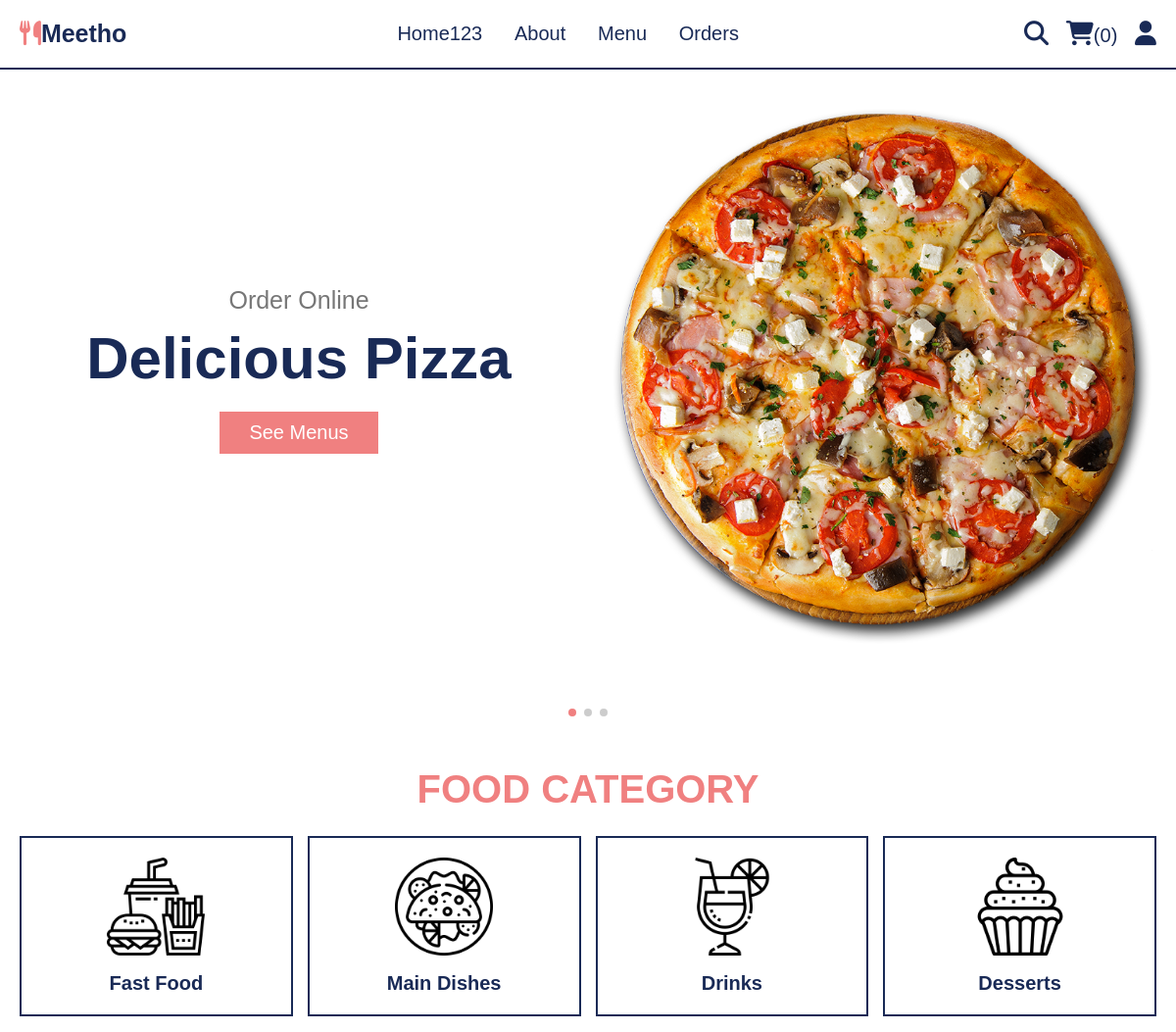
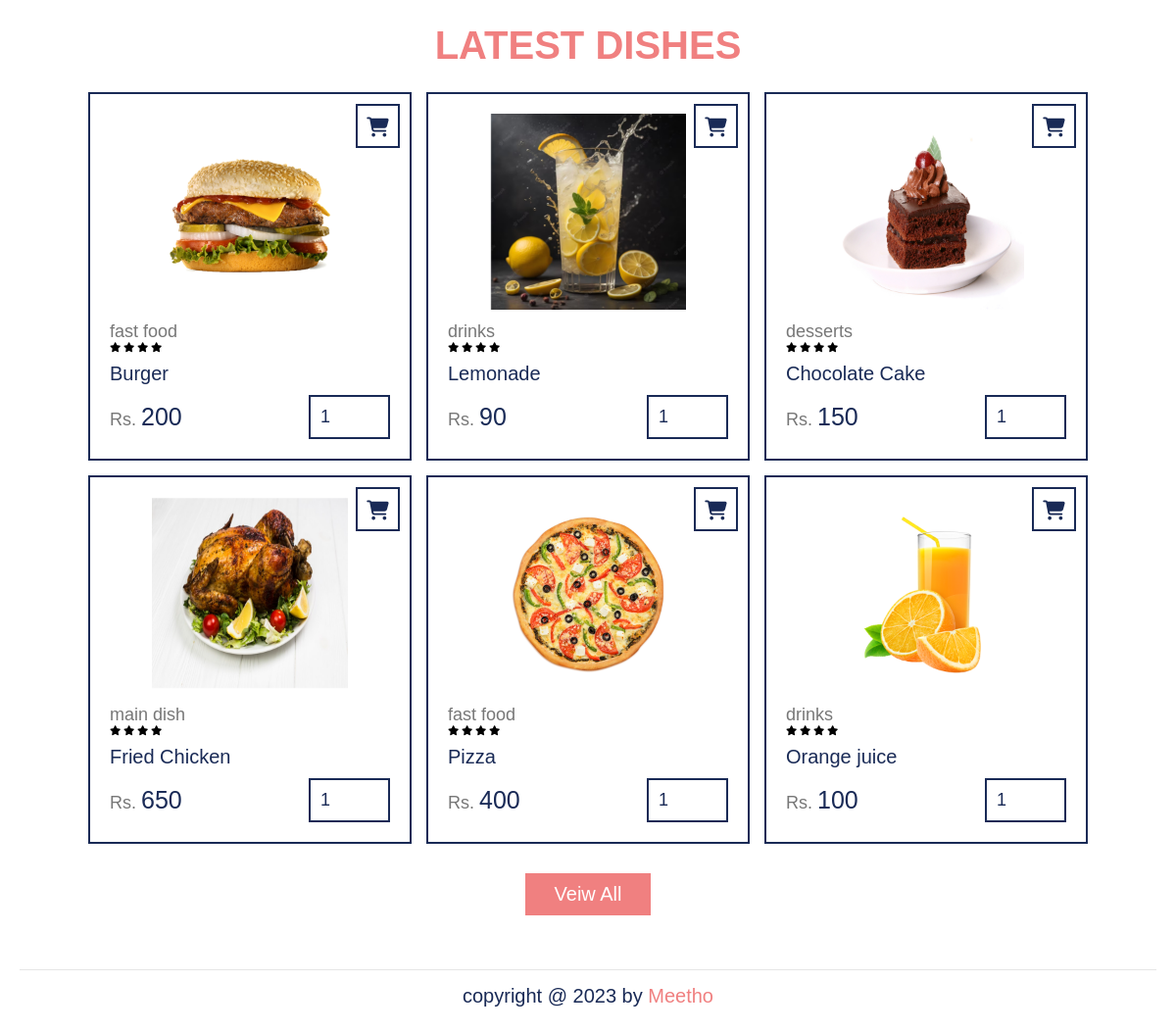
The app's page /home.php with its own data (2 pictures, top to bottom).
### tables this page shows
CREATE TABLE `products` (
  `id` int(100) NOT NULL,
  `name` varchar(100) NOT NULL,
  `category` varchar(100) NOT NULL,
  `price` int(10) NOT NULL,
  `image` varchar(100) NOT NULL
);

### home.php (the view, shortened to what this page needs)
<?php
include 'components/connect.php';
?>
<!DOCTYPE html>
<html lang="en">
<head>
   <link rel="stylesheet" href="https://unpkg.com/swiper@8/swiper-bundle.min.css" />
   <link rel="stylesheet" href="https://cdnjs.cloudflare.com/ajax/libs/font-awesome/6.1.1/css/all.min.css">
   <link rel="stylesheet" href="css/style.css">
</head>
<body>
<?php include 'components/user_header.php'; ?>
<section class="home">
   <div class="swiper home-slider">
      <div class="swiper-wrapper">
         <div class="swiper-slide ">
            <div class="content">
               <span>Order Online</span>
               <h3>delicious pizza</h3>
               <a href="menu.php" class="btn">see menus</a>
            </div>
            <div class="image">
               <img src="images/home-img-1.png" alt="">
            </div>
         </div>
         <div class="swiper-slide ">
            <div class="content">
               <span>Order Online</span>
               <h3>chezzy hamburger</h3>
               <a href="menu.html" class="btn">see menus</a>
            </div>
            <div class="image">
               <img src="images/home-img-2.png" alt="">
            </div>
         </div>
         <div class="swiper-slide ">
            <div class="content">
               <span>Order Online</span>
               <h3>Fried chicken</h3>
               <a href="menu.html" class="btn">see menus</a>
            </div>
            <div class="image">
               <img src="images/home-img-3.png" alt="">
            </div>
         </div>
      </div>
      <div class="swiper-pagination"></div>
   </div>
</section>
<section class="category">
   <h1 class="title">food category</h1>
   <div class="box-container">
      <a href="category.php?category=fast food" class="box">
         <img src="images/cat-1.png" alt="">
         <h3>fast food</h3>
      </a>
      <a href="category.php?category=main dish" class="box">
         <img src="images/cat-2.png" alt="">
         <h3>main dishes</h3>
      </a>
      <a href="category.php?category=drinks" class="box">
         <img src="images/cat-3.png" alt="">
         <h3>drinks</h3>
      </a>
      <a href="category.php?category=desserts" class="box">
         <img src="images/cat-4.png" alt="">
         <h3>desserts</h3>
      </a>
   </div>
</section>
<section class="products">
   <h1 class="title">latest dishes</h1>
   <div class="box-container">
      <?php
         $select_products = $conn->prepare("SELECT * FROM `products` LIMIT 6");
         $select_products->execute();
         if($select_products->rowCount() > 0){
            while($fetch_products = $select_products->fetch(PDO::FETCH_ASSOC)){
      ?>
      <form action="" method="post" class="box">
         <button type="submit" class="fas fa-shopping-cart" name="add_to_cart"></button>
         <img src="uploaded_img/<?= $fetch_products['image']; ?>" alt="">
         <a href="category.php?category=<?= $fetch_products['category']; ?>" class="cat"><?= $fetch_products['category']; ?></a>
         <div class="ratings">
            <i class="fas fa-star"></i>
            <i class="fas fa-star"></i>
            <i class="fas fa-star"></i>
            <i class="fas fa-star"></i>
         </div>
         <div class="name"><?= $fetch_products['name']; ?></div>
         <div class="flex">
            <div class="price"><span>Rs. </span><?= $fetch_products['price']; ?></div>
            <input type="number" name="qty" class="qty" min="1" max="99" value="1" maxlength="2">
         </div>
      </form>
      <?php
            }
         }else{
            echo '<div class="empty">no products added yet!</div>';
         }
      ?>
   </div>
   <div class="more-btn">
      <a href="menu.php" class="btn">veiw all</a>
   </div>
</section>
<?php include 'components/footer.php'; ?>
</body>
</html>

### components/user_header.php (shortened to what this page needs)
<header class="header">
   <section class="flex">
   <a href="home.php" class="logo"><i class="fas fa-utensils"></i>Meetho</a>
      <nav class="navbar">
         <a href="home.php">Home123</a>
         <a href="about.php">About</a>
         <a href="menu.php">Menu</a>
         <a href="orders.php">Orders</a>
      </nav>
      <div class="icons">
         <?php
            $count_cart_items = $conn->prepare("SELECT * FROM `cart` WHERE user_id = ?");
            $count_cart_items->execute([$user_id]);
            $total_cart_items = $count_cart_items->rowCount();
         ?>
         <a href="search.php"><i class="fas fa-search"></i></a>
         <a href="cart.php"><i class="fas fa-shopping-cart"></i><span>(<?= $total_cart_items; ?>)</span></a>
         <div id="user-btn" class="fas fa-user"></div>
      </div>
   </section>
</header>

### components/footer.php
<section class="footer">
<div class="credit">copyright @ 2023 by <span>Meetho</span></div>
</section>

### css/style.css (style rules this page uses)
:root { --red: #e74c3c; --white:#fff; --black:#192a56; --light-color:#777; --border: .2rem solid var(--black); }
* { font-family: 'Nunito', sans-serif; margin: 0; padding:0; box-sizing: border-box; text-decoration: none; outline: none; border: none; }
html { font-size: 62.5%; overflow-x: hidden; scroll-behavior: smooth; stop-opacity: 7rem; }
section { margin: 0 auto; max-width: 1200px; padding: 2rem; }
.title { text-align: center; margin-bottom: 2.5rem; font-size: 4rem; color: lightcoral; text-transform: uppercase; }
.btn, .delete-btn { margin-top: 1rem; display: inline-block; font-size: 2rem; padding: 1rem 3rem; cursor: pointer; text-transform: capitalize; transition: .2s linear; }
.btn { background-color: lightcoral; color: #fff; }
.header { position: sticky; top: 0; left: 0; right: 0; z-index: 1000; background-color: var(--white); border-bottom: var(--border); }
.header .flex { display: flex; align-items: center; justify-content: space-between; position: relative; }
.header .flex .logo { color: var(--black); font-size: 2.5rem; font-weight: bolder; }
.header .logo i { color:lightcoral; }
.header .flex .navbar a { font-size: 2rem; border-radius: .5rem; padding: .5rem 1.5rem; color: var(--black); }
.header .flex .icons > * { margin-left: 1.5rem; font-size: 2.5rem; color: var(--black); cursor: pointer; }
.header .flex .icons span { font-size: 2rem; }
.home .swiper-slide { display: flex; align-items: center; flex-wrap: wrap-reverse; gap: 2rem; margin-bottom: 4rem; }
.home .swiper-slide .image { flex: 1 1 40rem; }
.home .swiper-slide .image img { width: 100%; }
.home .swiper-slide .content { flex: 1 1 40rem; text-align: center; }
.home .swiper-slide .content span { font-size: 2.5rem; color: var(--light-color); }
.home .swiper-slide .content h3 { margin: 1rem 0; font-size: 6rem; color: var(--black); text-transform: capitalize; }
.category .box-container { display: grid; grid-template-columns: repeat(auto-fit, minmax(27rem, 1fr)); gap: 1.5rem; align-items: flex-start; }
.category .box-container .box { border: var(--border); padding: 2rem; text-align: center; }
.category .box-container .box img { width: 100%; height: 10rem; object-fit: contain; }
.category .box-container .box h3 { font-size: 2rem; margin-top: 1.5rem; color: var(--black); text-transform: capitalize; }
.products .box-container { display: grid; grid-template-columns: repeat(auto-fit, 33rem); justify-content: center; align-items: flex-start; gap: 1.5rem; }
.products .box-container .box { padding: 2rem; border: var(--border); position: relative; }
.products .box-container .box img { height: 20rem; width: 100%; object-fit: contain; margin-bottom: 1rem; }
.products .box-container .box .fa-shopping-cart { position: absolute; top: 1rem; height: 4.5rem; width: 4.5rem; line-height: 4.3rem; background-color: var(--white); cursor: pointer; font-size: 2rem; color: var(--black); transition: .2s linear; border: var(--border); }
.products .box-container .box .fa-shopping-cart { right: 1rem; }
.products .box-container .box .cat { font-size: 1.8rem; color: var(--light-color); }
.products .box-container .box .name { font-size: 2rem; color: var(--black); margin: 1rem 0; }
.products .box-container .box .flex { display: flex; align-items: center; gap: 1.5rem; margin-top: 1rem; }
.products .box-container .box .flex .price { margin-right: auto; font-size: 2.5rem; color: var(--black); }
.products .box-container .box .flex .price span { color: var(--light-color); font-size: 1.8rem; }
.products .box-container .box .flex .qty { padding: 1rem; border: var(--border); font-size: 1.8rem; color: var(--black); }
.products .more-btn { margin-top: 2rem; text-align: center; }
.footer .credit { text-align: center; border-top: .1rem solid rgba(0,0,0,.1); font-size: 2rem; color: var(--black); padding: .5rem; padding-top: 1.5rem; margin-top: 1.5rem; }
.footer .credit span { color: lightcoral; }

### records on screen
products: image (picture), category "fast food", name "Burger", price "200"
products: image (picture), category "drinks", name "Lemonade", price "90"
products: image (picture), category "desserts", name "Chocolate Cake", price "150"
products: image (picture), category "main dish", name "Fried Chicken", price "650"
products: image (picture), category "fast food", name "Pizza", price "400"
products: image (picture), category "drinks", name "Orange juice", price "100"

### other values on screen
$total_cart_items "0"
